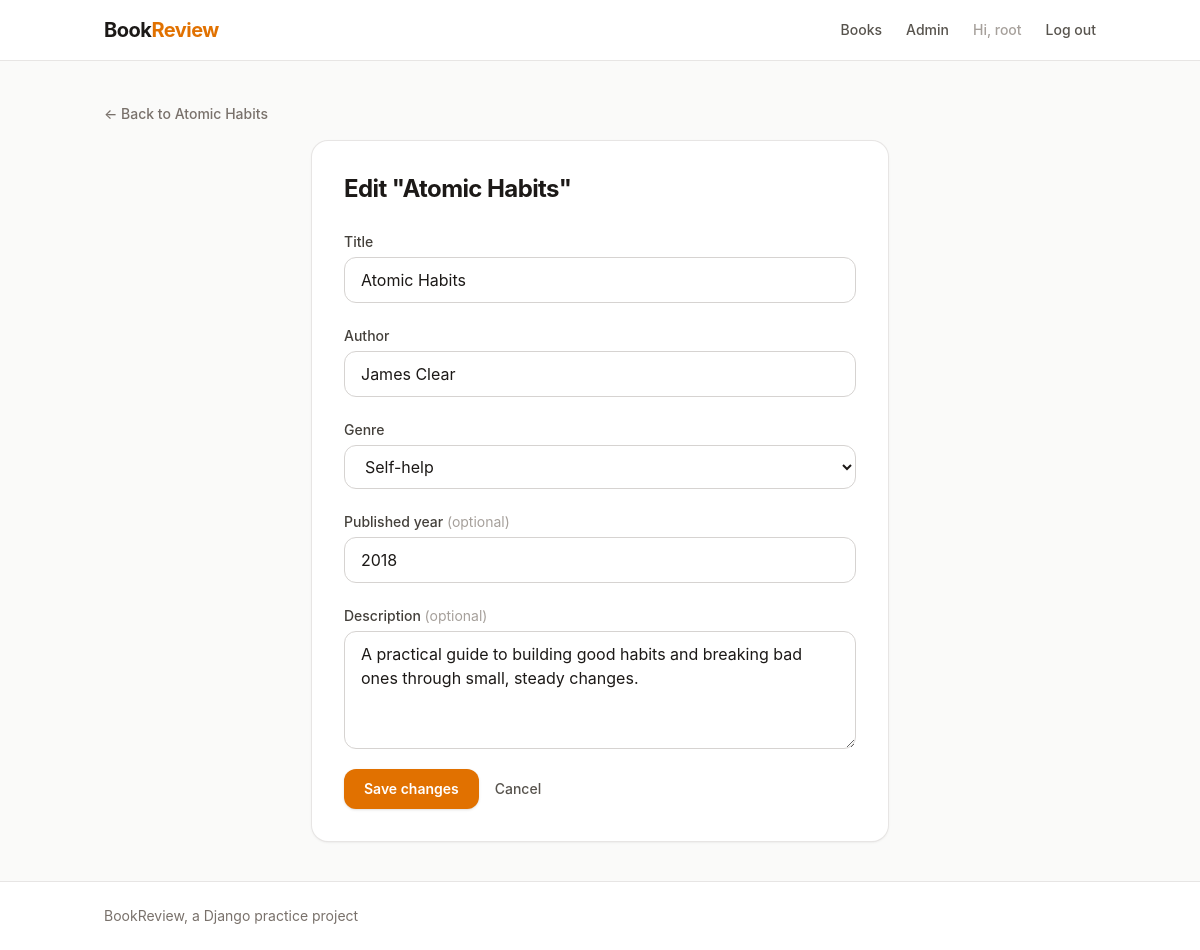
The page /book/1/edit/ (signed in) on the database its author committed.
### book/models.py (models this page shows, shortened)
class Book(models.Model):
    title = models.CharField(max_length=200)
    author = models.CharField(max_length=100)
    genre = models.CharField(max_length=20, choices=GENRE_CHOICES)
    description = models.TextField(blank=True)
    published_year = models.PositiveIntegerField(null=True, blank=True)
    created_at = models.DateTimeField(auto_now_add=True)
    class Meta:
        ordering = ['title']
    def get_absolute_url(self):
        return reverse('book_detail', args=[self.pk])

### book/views.py (the view)
# urls.py: path('book/<int:pk>/edit/', views.edit_book, name='edit_book'),
@login_required
def edit_book(request, pk):
    book = get_object_or_404(Book, pk=pk)
    if not request.user.is_staff:
        messages.error(request, 'Only staff members can edit books.')
        return redirect(book)
    original_title = book.title
    if request.method == 'POST':
        form = BookForm(request.POST, instance=book)
        if form.is_valid():
            form.save()
            messages.success(request, f'"{book.title}" has been updated.')
            return redirect(book)
    else:
        form = BookForm(instance=book)
    return render(request, 'book/book_form.html', {
        'form': form,
        'book': book,
        'heading': f'Edit "{original_title}"',
        'original_title': original_title,
    })

### book/forms.py
class BookForm(forms.ModelForm):
    class Meta:
        model = Book
        fields = ['title', 'author', 'genre', 'published_year', 'description']
        widgets = {
            'title': forms.TextInput(attrs={'class': 'field', 'placeholder': 'Book title'}),
            'author': forms.TextInput(attrs={'class': 'field', 'placeholder': 'Author name'}),
            'genre': forms.Select(attrs={'class': 'field'}),
            'published_year': forms.NumberInput(attrs={'class': 'field', 'placeholder': 'e.g. 2018'}),
            'description': forms.Textarea(attrs={'class': 'field', 'rows': 4, 'placeholder': 'Short description (optional)'}),
        }

### book/templates/book/book_form.html (shortened to what this page needs)
{% extends 'book/base.html' %}
{% block content %}
{% if book %}
<a href="{{ book.get_absolute_url }}" class="text-sm font-medium text-stone-500 hover:text-stone-900">&larr; Back to {{ original_title }}</a>
{% else %}
<a href="{% url 'home' %}" class="text-sm font-medium text-stone-500 hover:text-stone-900">&larr; All books</a>
{% endif %}
<div class="mx-auto mt-4 max-w-xl rounded-2xl bg-white p-6 shadow-sm ring-1 ring-stone-200 sm:p-8">
  <h1 class="text-2xl font-bold tracking-tight text-stone-900">{{ heading }}</h1>
  <form method="post" class="mt-6 space-y-5" novalidate>
    {% for field in form %}
    <div>
      <label for="{{ field.id_for_label }}" class="text-sm font-medium text-stone-700">
        {{ field.label }}
        {% if not field.field.required %}<span class="font-normal text-stone-400">(optional)</span>{% endif %}
      </label>
      {{ field }}
    </div>
    {% endfor %}
    <div class="flex items-center gap-4">
      <button type="submit" class="rounded-xl bg-amber-600 px-5 py-2.5 text-sm font-semibold text-white shadow-sm transition hover:bg-amber-500 focus-visible:outline-2 focus-visible:outline-offset-2 focus-visible:outline-amber-600">
        {% if book %}Save changes{% else %}Add book{% endif %}
      </button>
      <a href="{% if book %}{{ book.get_absolute_url }}{% else %}{% url 'home' %}{% endif %}" class="text-sm font-medium text-stone-600 hover:text-stone-900">Cancel</a>
    </div>
  </form>
</div>
{% endblock content %}

### book/templates/book/base.html (shortened to what this page needs)
{% load static %}
<!doctype html>
<html lang="en">
  <head>
    <link rel="stylesheet" href="{% static 'book/css/main.css' %}">
  </head>
  <body class="flex min-h-screen flex-col bg-stone-50 text-stone-800 antialiased">
    <header class="border-b border-stone-200 bg-white">
      <div class="mx-auto flex max-w-5xl items-center justify-between px-4 py-4">
        <a href="{% url 'home' %}" class="text-xl font-bold tracking-tight text-stone-900">
          Book<span class="text-amber-600">Review</span>
        </a>
        <nav class="flex items-center gap-6 text-sm font-medium text-stone-600">
          <a href="{% url 'home' %}" class="hover:text-stone-900">Books</a>
          {% if user.is_staff %}
          <a href="{% url 'admin:index' %}" class="hover:text-stone-900">Admin</a>
          {% endif %}
          {% if user.is_authenticated %}
          <span class="text-stone-400">Hi, {{ user.username }}</span>
          <form method="post" action="{% url 'logout' %}">
            <button type="submit" class="font-medium hover:text-stone-900">Log out</button>
          </form>
          {% else %}
          <a href="{% url 'login' %}" class="hover:text-stone-900">Log in</a>
          {% endif %}
        </nav>
      </div>
    </header>
    <main class="mx-auto w-full max-w-5xl flex-1 px-4 py-10">
      {% block content %}{% endblock content %}
    </main>
    <footer class="border-t border-stone-200 bg-white">
      <div class="mx-auto max-w-5xl px-4 py-6 text-sm text-stone-500">
        BookReview, a Django practice project
      </div>
    </footer>
  </body>
</html>

### rows shown on the page
Book: title "Atomic Habits", form "Atomic Habits" "James Clear" "Self-help" "2018" "A practical guide to building good habits and breaking bad ones through small, steady changes."

### other values the page prints
{{ user.username }} "root"
{{ heading }} "Edit \"Atomic Habits\""
{{ field.label }} "Title" "Author" "Genre" "Published year" "Description"
